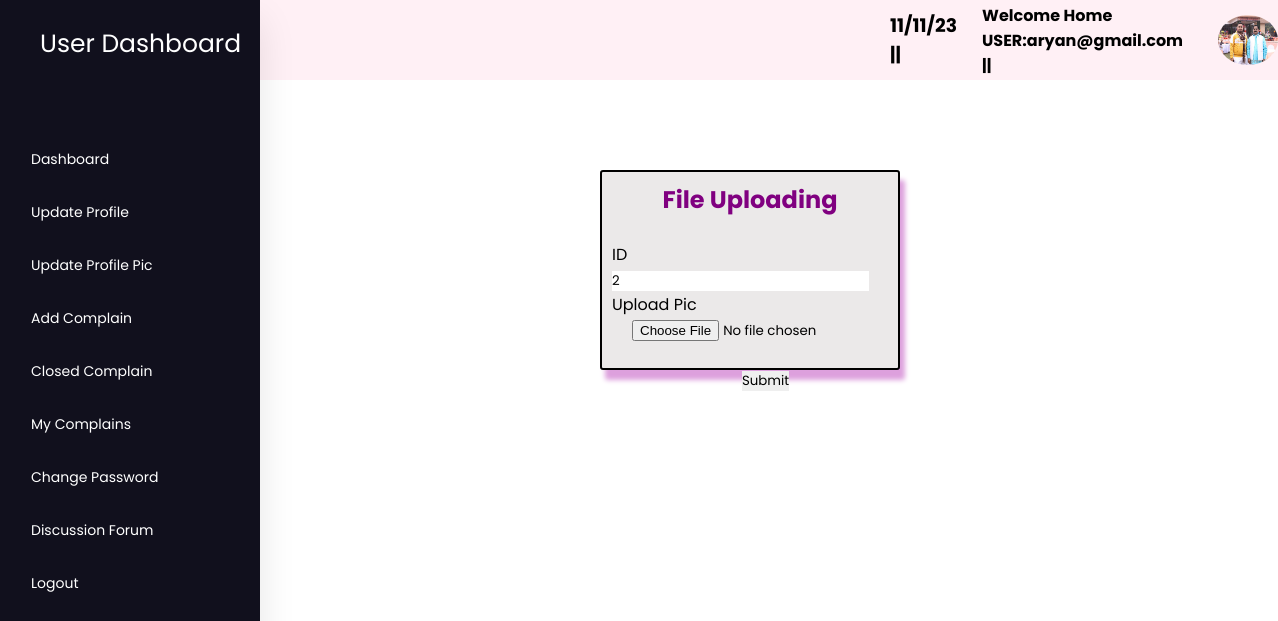
/profile.php (signed in), run on the app's committed database.
### tables this page shows
CREATE TABLE IF NOT EXISTS `tbl_user` (
  `uid` int NOT NULL AUTO_INCREMENT,
  `name` varchar(60) NOT NULL,
  `fname` varchar(60) NOT NULL,
  `gender` varchar(6) NOT NULL,
  `email` varchar(40) NOT NULL,
  `password` varchar(15) NOT NULL,
  `mobile` bigint NOT NULL,
  `dob` varchar(10) NOT NULL,
  `address` varchar(60) NOT NULL,
  `city` varchar(20) NOT NULL,
  `pincode` int NOT NULL,
  `course` varchar(20) NOT NULL,
  `sid` int NOT NULL,
  `cid` int NOT NULL,
  `status` varchar(1) NOT NULL,
  `dor` varchar(20) NOT NULL,
  `profile` varchar(30) NOT NULL,
  PRIMARY KEY (`uid`,`name`)
);

### profile.php (the view, shortened to what this page needs)
<?php
include('udash.php');
include('connect.php');
$email=$_SESSION['user'];
$query="select * from tbl_user where email='$email'";
$res=mysqli_query($con,$query);
if($row=mysqli_fetch_array($res)){
}
?>
<html>
    <head>
    </head>
    <body>
        <div class="box">
        <h2 style="text-align: center;color:purple;">File Uploading</h2><br>
        <form action="prcode.php" method="post" enctype="multipart/form-data">
            ID
            <input type="text" value="<?php echo $row['uid'];?>" name="id"/><br>
            Upload Pic
            <input type="file" name="file" style="margin-left: 20px;"/><br><br>
            <input type="submit" style="margin-left: 130px;"/><br></div>
    </body>
</html>

### udash.php (shortened to what this page needs)
<!DOCTYPE html>
<html lang="en">
  <head>
    <link rel="stylesheet" href="style.css" />
    <link rel="stylesheet" href="https://cdnjs.cloudflare.com/ajax/libs/font-awesome/6.2.1/css/all.min.css" />
  </head>
  <body>
    <div class="outer">
    <div class="up">
<h3 style="margin-left:890px;"><?php echo date('d/m/y'),"          ||";?></h3>
<h4><?php echo "Welcome Home USER:", $_SESSION['user'],"           ||"; ?></h4>
<?php
$email=$_SESSION['user'];
include("connect.php");
$query="select profile from tbl_user where email='$email'";
$res=mysqli_query($con,$query);
if($row=mysqli_fetch_array($res)){
?>
<img style="height:50px;width:60px;border-radius:50%;" src="student/<?php echo $row['profile'];?>"/>
<?php  } ?>
</div>
    <nav class="sidebar">
      <a href="#" class="logo">User Dashboard</a>
      <div class="menu-content">
        <ul class="menu-items">
          <div class="menu-title"></div>
          <li class="item">
            <a href="uindex.php">Dashboard</a>
          </li>
		  <li class="item">
            <a href="update.php">Update Profile</a>
          </li>
          <li class="item">
            <a href="profile.php">Update Profile Pic</a>
          </li>
		  <li class="item">
            <a href="ucf.php">Add Complain</a>
          </li>
		  <li class="item">
            <a href="closed.php">Closed Complain</a>
          </li>
		  <li class="item">
            <a href="mycomplain.php">My Complains</a>
          </li>
		  <li class="item">
            <a href="ucp.php">Change Password</a>
          </li>
		  <li class="item">
            <a href="discuss.php">Discussion Forum</a>
          </li>
          <li class="item">
            <a href="ulogout.php">Logout</a>
          </li>
        </ul>
      </div>
    </nav>
  </div>
  </body>
</html>

### CSS/style.css (style rules this page uses)
* { margin: 0; padding: 0; outline: none; border: none; text-decoration: none; box-sizing: border-box; font-family: "Poppins", sans-serif; }
nav { position: relative; top: 0; bottom: 0; height: 100vh; left: 0; background: #fff; width: 260px; overflow: hidden; box-shadow: 0 20px 35px rgba(0, 0, 0, 0.1); }
.logo { text-align: center; display: flex; margin: 10px 0 0 10px; }
a { position: relative; color: rgb(85, 83, 83); font-size: 14px; display: table; width: 280px; padding: 10px; }
.box { width: 33%; padding: 10px; margin: 10px; border-radius: 10px; background: rgb(235, 233, 233); box-shadow: 0 20px 35px rgba(0, 0, 0, 0.1); }

### udash.php (style rules this page uses)
* { margin: 0; padding: 0; box-sizing: border-box; font-family: "Poppins", sans-serif; }
.outer { height: 100%; width: 100%; display: flex; }
.sidebar { position:fixed; height: 100%; width: 260px; background: #11101d; padding: 15px; z-index: 99; }
.logo { font-size: 25px; padding: 0 15px; }
.sidebar a { color: #fff; text-decoration: none; }
.menu-content { position: relative; height: 100%; width: 100%; margin-top: 40px; overflow-y: scroll; }
.menu-items { height: 100%; width: 100%; list-style: none; transition: all 0.4s ease; }
.menu-title { color: #fff; font-size: 14px; padding: 15px 20px; }
.item a, .submenu-item { padding: 16px; display: inline-block; width: 100%; border-radius: 12px; }
.up { height: 80px; width: 100%; background-color:lavenderblush; display: flex; align-items: center; column-gap: 25px; position: relative; }

### profile.php (style rules this page uses)
.box { height: 200px; width: 300px; margin-left: 600px; margin-top: 90px; border: 2px solid black; border-radius: 3px; text-align:start; box-shadow: 5px 10px 5px plum; }

### data on the page
tbl_user: profile (picture), id "2"

### other printed values
$_SESSION['user'] "aryan@gmail.com"
